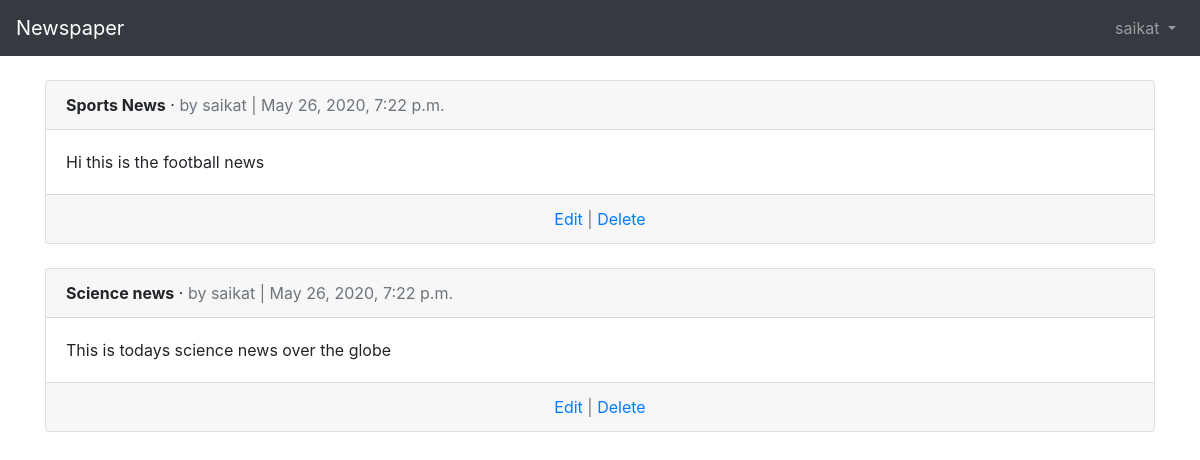
Screenshot of /articles/ (signed in) with the database file from the repository.
### users/models.py (models this page shows)
class CustomUser(AbstractUser):
	age = models.PositiveIntegerField(null=True,blank=True)

### articles/models.py (models this page shows, shortened)
class Article(models.Model):
	title = models.CharField(max_length = 255)
	body = models.TextField()
	date = models.DateTimeField(auto_now_add = True)
	author = models.ForeignKey(
		get_user_model(),
		on_delete = models.CASCADE,
		)

### articles/views.py (the view)
# urls.py: path('',ArticleListView.as_view(),name='article_list'),
class ArticleListView(ListView):
	model = Article
	template_name = 'article_list.html'

### templates/article_list.html (shortened to what this page needs)
{% extends 'base.html' %}
{% block content %}
  {% for article in object_list %}
    <div class="card">
      <div class="card-header">
        <span class="font-weight-bold">{{ article.title }}</span> &middot;
        <span class="text-muted">by {{ article.author }} | {{ article.date }}</span>
      </div>
      <div class="card-body">
        {{ article.body }}
      </div>
      <div class="card-footer text-center text-muted">
        <a href="#">Edit</a> |
        <a href="#">Delete</a>
      </div>
    </div>
    <br />
  {% endfor %}
{% endblock content %}

### templates/base.html (shortened to what this page needs)
<!doctype html>
<html lang="en">
  <head>
    <link rel="stylesheet" href="https://stackpath.bootstrapcdn.com/bootstrap/4.1.3/css/bootstrap.min.css">
  </head>
  <body>
    <nav class="navbar navbar-expand-md navbar-dark bg-dark mb-4">
      <a class="navbar-brand" href="{% url 'home' %}">Newspaper</a>
      <div class="collapse navbar-collapse" id="navbarCollapse">
        {% if user.is_authenticated %}
          <ul class="navbar-nav ml-auto">
            <li class="nav-item">
              <a class="nav-link dropdown-toggle" href="#" id="userMenu" data-toggle="dropdown" aria-haspopup="true" aria-expanded="false">
                {{ user.username }}
              </a>
            </li>
          </ul>
        {% endif %}
      </div>
    </nav>
    <div class="container">
      {% block content %}
      {% endblock content %}
    </div>
  </body>
</html>

### rows the page displays
CustomUser: username "saikat"
Article: title "Sports News", author "saikat", date "May 26, 2020, 7:22 p.m.", body "Hi this is the football news"
Article: title "Science news", author "saikat", date "May 26, 2020, 7:22 p.m.", body "This is todays science news over the globe"
